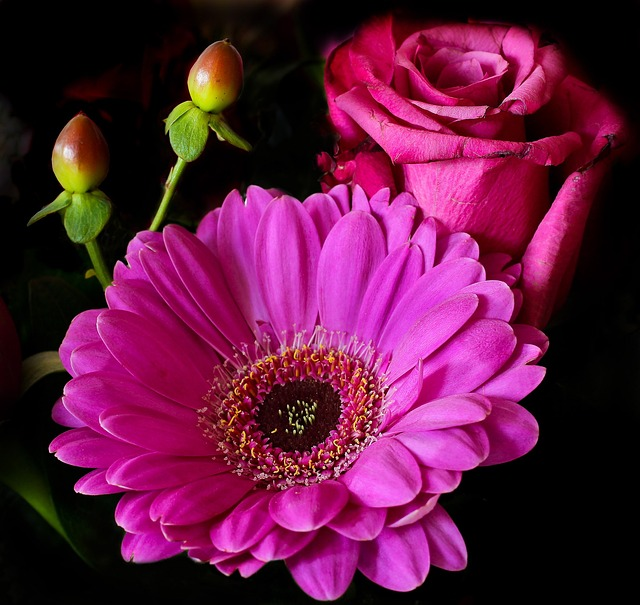
#> input picture dwt/1/flower-344109_640 (1).jpg, 640 x 605 px, found by its file name; its folder holds only this picture in this run
$ python '重构子图显示批量化.py'
#> lines starting #> are read from the running program, lines starting #| are printed output that depends on the picture
### dwt/utils.py
import cv2
import numpy as np
import pywt
from skimage.metrics import structural_similarity as ssim


def compute_psnr(original, processed):
    """计算峰值信噪比（PSNR）"""
    original = cv2.resize(original, (processed.shape[1], processed.shape[0]))
    mse = np.mean((original - processed) ** 2)
    if mse == 0:
        return float('inf')
    pixel_max = 255.0
    psnr = 20 * np.log10(pixel_max / np.sqrt(mse))
    return psnr


def compute_ssim(original, processed):
    """计算结构相似性（SSIM）"""
    original = cv2.resize(original, (processed.shape[1], processed.shape[0]))

    # 确定较小的图像尺寸并选择合适的 win_size
    min_dim = min(original.shape[0], original.shape[1])
    win_size = 7 if min_dim >= 7 else min_dim  # 确保win_size小于图像最小尺寸

    return ssim(original, processed, win_size=win_size, channel_axis=2)


# [54 lines left out: functions wavelet_decompose_reconstruct_color, adaptive_thresholding, estimate_noise, not called in this run]


def soft_threshold(data, threshold):
    """软阈值处理：数据超过阈值则减去阈值"""
    return np.sign(data) * np.maximum(np.abs(data) - threshold, 0)

### dwt/重构子图显示批量化.py
import os
import numpy as np
import matplotlib.pyplot as plt
import pywt
import cv2
from utils import compute_psnr, compute_ssim, wavelet_decompose_reconstruct_color
# 设置输入和输出文件夹路径
input_folder = 'C:/Users\RT\Desktop\Oa_dwt\dwt/1'
output_folder = 'C:/Users/RT/Desktop/Oa_dwt/dwt/22'

# 确保输出文件夹存在
os.makedirs(output_folder, exist_ok=True)

# 获取输入文件夹中的所有图片文件
image_files = [f for f in os.listdir(input_folder) if f.endswith(('.jpg', '.png', '.jpeg'))]

for image_file in image_files:
    # 读取彩色图像
    image_path = os.path.join(input_folder, image_file)
    image1 = cv2.imread(image_path)
#> image1 is the input picture: shape (605, 640, 3); mean B, G, R 64.3, 24.8, 96.6

    # 转换为YUV色彩空间
    image = cv2.cvtColor(image1, cv2.COLOR_BGR2YUV)
#> image: shape (605, 640, 3); mean of channels 0, 1, 2 50.8, 134.7, 168.2

    # 小波基选择
    wavelet = 'coif5'

    # 处理亮度通道
    y_channel = image[:, :, 0]
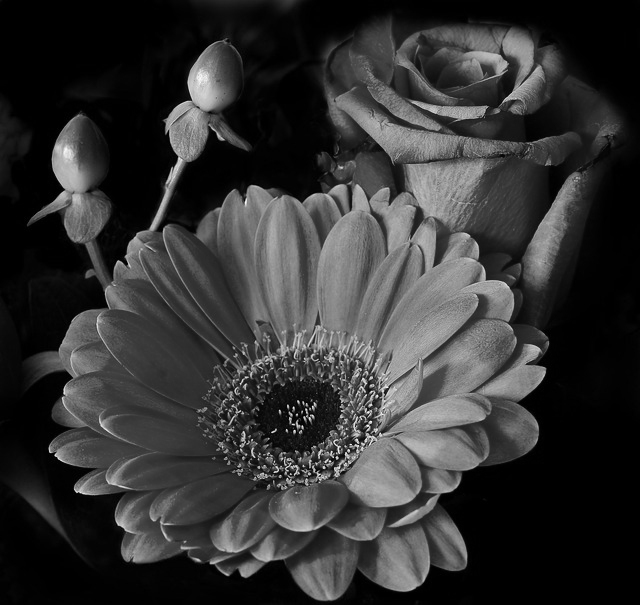
#> y_channel: shape (605, 640); min 0, max 252, mean 50.8

    # 分解及重构
    coeffs_1 = pywt.dwt2(y_channel, wavelet)
    (approx_1, (horizontal_1, vertical_1, diagonal_1)) = coeffs_1

    coeffs_2 = pywt.dwt2(approx_1, wavelet)
    (approx_2, (horizontal_2, vertical_2, diagonal_2)) = coeffs_2

    coeffs_3 = pywt.dwt2(approx_2, wavelet)
    (approx_3, (horizontal_3, vertical_3, diagonal_3)) = coeffs_3
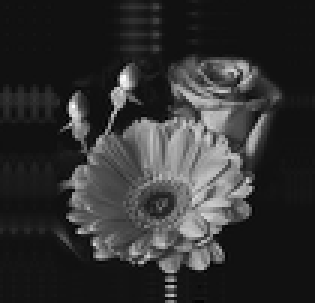
#> approx_3: shape (101, 105) float64 (shown 3 times larger); min -127.7, max 1777, mean 243.3; drawn with min black and max white
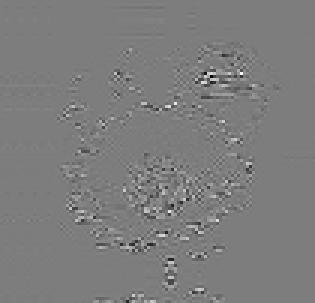
#> horizontal_3: shape (101, 105) float64 (shown 3 times larger); min -428.7, max 443.6, mean 0.3; drawn with min black and max white
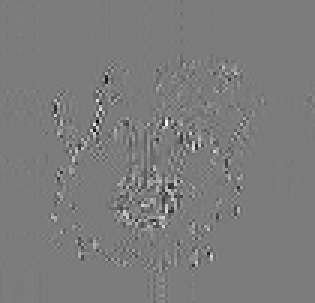
#> vertical_3: shape (101, 105) float64 (shown 3 times larger); min -453.7, max 480.4, mean 0.7; drawn with min black and max white
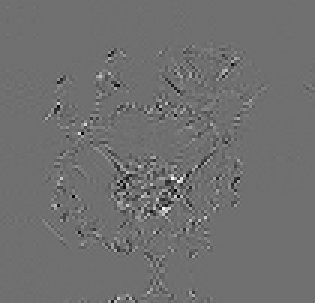
#> diagonal_3: shape (101, 105) float64 (shown 3 times larger); min -250.6, max 319.3, mean -0.3; drawn with min black and max white

    # 小波重构
    reconstructed_3 = pywt.idwt2((approx_3, (horizontal_3, vertical_3, diagonal_3)), wavelet)
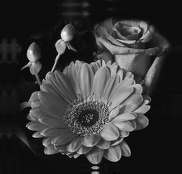
#> reconstructed_3: shape (174, 182) float64; min -47.14, max 938.3, mean 158.6; drawn with min black and max white
    reconstructed_2 = pywt.idwt2((approx_2, (horizontal_2, vertical_2, diagonal_2)), wavelet)
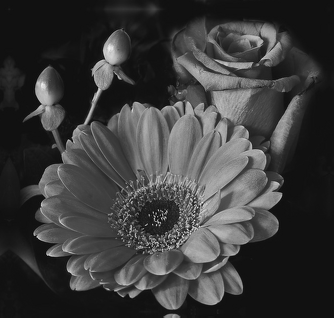
#> reconstructed_2: shape (318, 334) float64; min -36.97, max 516.1, mean 93.2; drawn with min black and max white
    reconstructed_1 = pywt.idwt2((approx_1, (horizontal_1, vertical_1, diagonal_1)), wavelet)

    # 确保重构后的图像与原图的亮度通道相同
    denoised_y_channel = cv2.resize(reconstructed_1, (y_channel.shape[1], y_channel.shape[0]))

    # 将降噪后的亮度通道替换回YUV图像中
    image[:, :, 0] = denoised_y_channel
#> image: shape (605, 640, 3); mean of channels 0, 1, 2 50.3, 134.7, 168.2

    # 转换回BGR色彩空间
    denoised_bgr_image = cv2.cvtColor(image, cv2.COLOR_YUV2BGR)

    # 保存降噪后的彩色图像
    denoised_image_path = os.path.join(output_folder, image_file)
    cv2.imwrite(denoised_image_path, denoised_bgr_image)

    print(f'Saved denoised image: {denoised_image_path}')
    # 计算PSNR和SSIM值  image1是原图   image是去噪后的
    original_psnr = compute_psnr(image1, image1)  # 原始图像PSNR
#> in compute_psnr, `mse = np.mean((original - processed) ** 2)`: mse = 0
#> original_psnr = inf
    reconstructed_psnr = compute_psnr(image1, denoised_bgr_image)  # 重构后图像PSNR
#> reconstructed_psnr = 36.83
    reconstructed_ssim = compute_ssim(image1, denoised_bgr_image)  # 重构后图像SSIM
#> reconstructed_ssim = 0.949

    # 输出PSNR和SSIM值
    print(f"Original Image PSNR: {original_psnr:.2f} dB")
#| Original Image PSNR: inf dB
    print(f"Reconstructed Image PSNR: {reconstructed_psnr:.2f} dB")
#| Reconstructed Image PSNR: 36.83 dB
    print(f"Reconstructed Image SSIM: {reconstructed_ssim:.4f}")
#| Reconstructed Image SSIM: 0.9493

print('All images processed and saved!')
